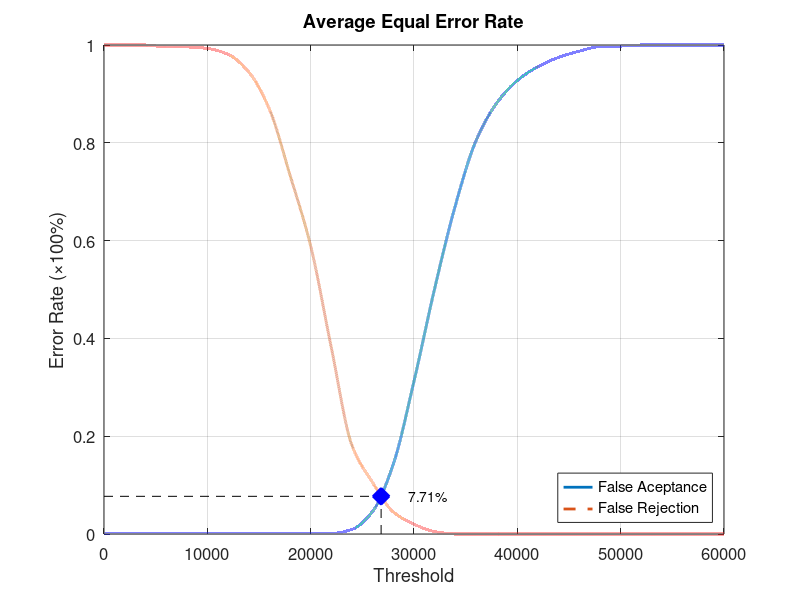
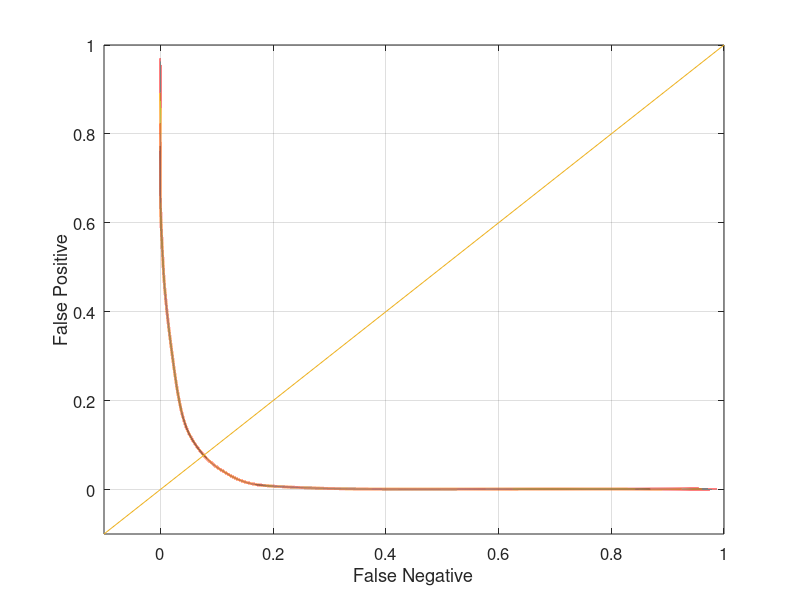

Source code (MATLAB) for these figures, in order:
function yEER = Database3Average
close all;
clear;
clc;
x = 0:2000:60000;
xq = 0:0.5:60000;

y0 = [0 0.00105263 0.00105263 0.00105263 0.00105263 0.00105263 0.00105263 0.00105263 0.00105263 0.00105263 0.00105263 0.00105263 0.00947368 0.0463158 0.143158 0.312632 0.502105 0.671579 0.80421 0.881053 0.927368 0.955789 0.974737 0.987368 0.996842 0.997895 1 1 1 1 1];
yy0 = interp1(x, y0, xq, 'pchip');
y1 = [1 1 1 0.996 0.996 0.993 0.981 0.945 0.869 0.734 0.589 0.381 0.181 0.105 0.045 0.02 0.005 0 0 0 0 0 0 0 0 0 0 0 0 0 0];
yy1 = interp1(x, y1, xq, 'pchip');

% Calculating EER: 
y2 = abs(y0 - y1);
find(y2 == min(y2))
yy2 = abs(yy0 - yy1);
xEER = find(yy2 == min(yy2));
xEERIndex = xq(xEER) % X-axis EER
yEER = yy0(xEER) % Y-axis EER

main = figure
plot(xq, yy0,'-','LineWidth', 2);	hold on
plot(xq, yy1,'--','LineWidth', 2);	hold on
plot([xEERIndex xEERIndex], [0 yEER], 'k--');	hold on
plot([0 xEERIndex], [yEER yEER], 'k--');	hold on
plot(xEERIndex, yEER, 'bx', 'LineWidth', 10);	hold on
text(xEERIndex + 10 * xEERIndex / 100, yEER, [num2str(round((10000 * yEER)) / 100) '%'])
legend('False Aceptance', 'False Rejection', 'Location', 'SouthEast')
xlabel('Threshold')
ylabel('Error Rate (\times100%)')
title('Average Equal Error Rate')
set(gca, 'FontSize', 12)
axis([0 60000 0 1])
grid on

print(main, 'Database3AverageMain', '-dpng');
FNRxFPR = figure('Color', [1 1 1]);
plot(yy1, yy0, '-', yy1, yy0, 'LineWidth', 2);
hold on
y = -0.1:0.1:1
plot(y, y); 
set(gca, 'FontSize', 12)
xlabel('False Negative')
ylabel('False Positive')
axis([-0.1 1 -0.1 1])
set(gca, 'FontSize', 12)
grid on

print(FNRxFPR, 'Database3AverageFNRxFPR','-dpng');
end
